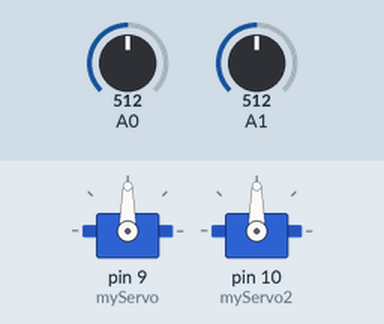
The sketch below on a simulated Arduino Uno, built with avr-gcc and run on an emulated ATmega328P. On the bench: 2 × servo. Inputs (shaded band) come from the test bench; at power-on: A0 = 512, A1 = 512.

Above: at 1.2 s.
1.3 s: A0 set to 716
At 1.6 s:
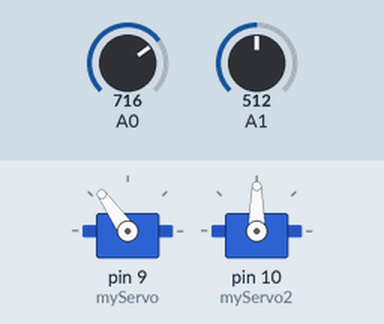
2.8 s: A1 set to 716
At 4.0 s:
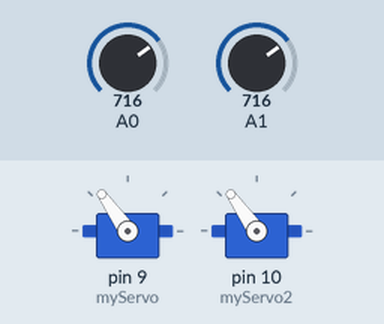
4.3 s: A0 set to 900
At 5.1 s:
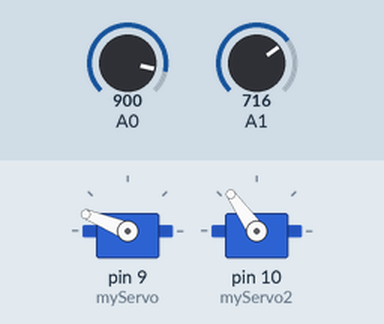
5.8 s: A1 set to 900
At 6.3 s:
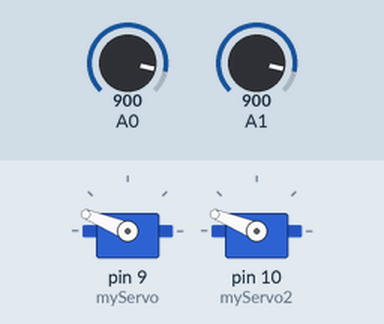
7.3 s: A0 set to 1023
At 8.5 s:
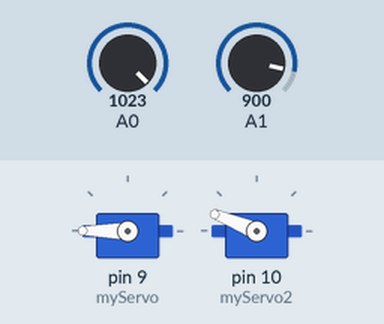
8.8 s: A1 set to 1023
At 9.7 s:
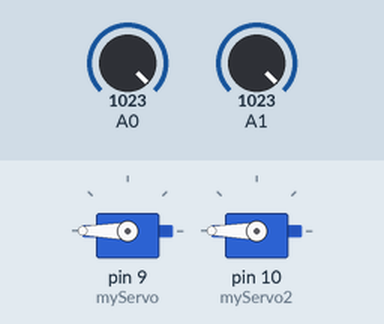
Timing chart, 0 to 11.3 s (numbered marks = the images above; inputs shaded):
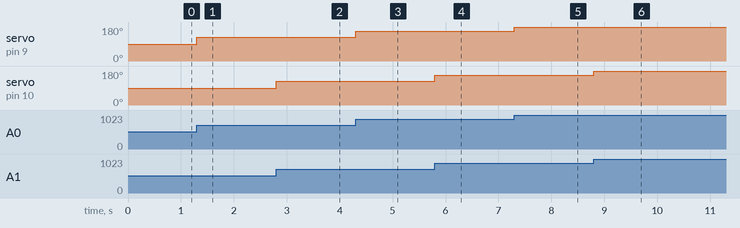

The sketch:

servo.ino
```cpp
#include <Servo.h>

Servo myServo;
Servo myServo2;

void setup() {
  // put your setup code here, to run once:
  myServo.attach(9);
  myServo2.attach(10);
 Serial.begin(9600);
}

void loop() {
 float x= analogRead(A0);
 x=map(x,0,1023,0,180);
 float y= analogRead(A1);
 y=map(y,0,1023,0,180);

 myServo.write(x);
 myServo2.write(y);

}
```

Measured:
- after the input at 1.3 s, servo on pin 9 (myServo): 90° → 125° at once
- after the input at 2.8 s, servo on pin 10 (myServo2): 90° → 125° at once
- after the input at 4.3 s, servo on pin 9 (myServo): 125° → 158° at once
- after the input at 5.8 s, servo on pin 10 (myServo2): 125° → 158° at once
- after the input at 7.3 s, servo on pin 9 (myServo): 158° → 180° at once
- after the input at 8.8 s, servo on pin 10 (myServo2): 158° → 180° at once
